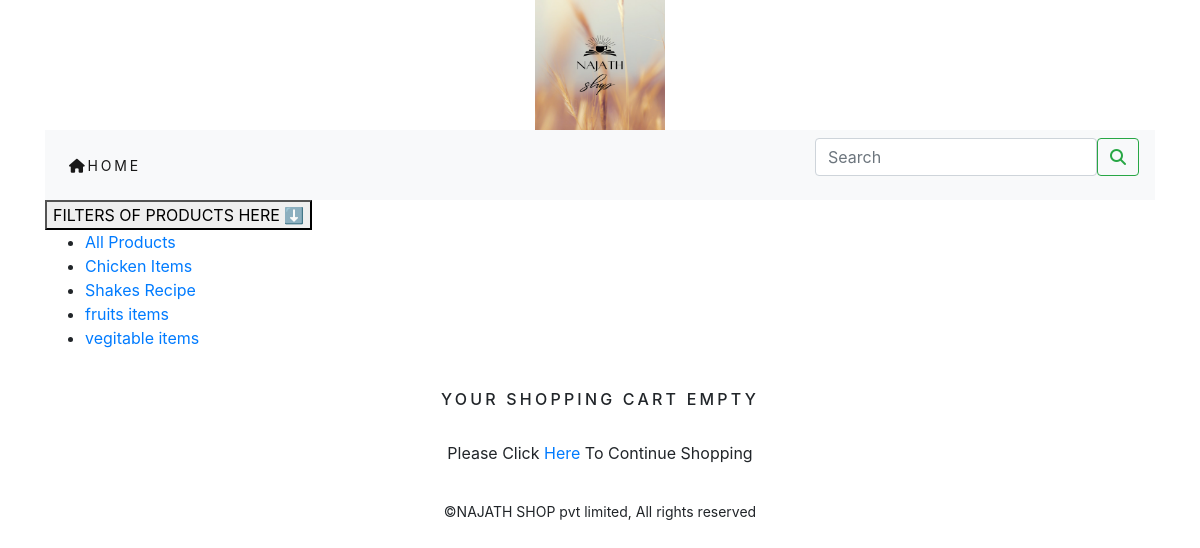
Page /cart/ on the committed database.
### ecommerce_app/models.py (models this page shows, shortened)
class Category(models.Model):
    name=models.CharField(max_length=500,unique=True)
    slug=models.SlugField(max_length=500,unique=True)
    description=models.TextField(blank=True)
    image=models.ImageField(upload_to='category',blank=True)
    class Meta:
        ordering=('name',)
        verbose_name='catogery'
        verbose_name_plural='categories'
    def get_url(self):
        return reverse('ecommerce_app:products_by_category',args=[self.slug])

### cart_app/views.py (the view)
# urls.py: path('',views.cart_details,name='cart_details'),
def cart_details(request,total=0,counter=0,cart_items=None):
    try:
        cart=Cart.objects.get(cart_id=_cart_id(request))
        cart_items=CartItem.objects.filter(cart=cart,active=True)
        for cart_item in cart_items:
            total +=(cart_item.product.price * cart_item.quantity)
            counter +=cart_item.quantity
    except ObjectDoesNotExist:
        pass
    return render(request,'cart.html',dict(cart_items=cart_items,total=total,counter=counter))

### cart_app/context_processors.py (called while the page is built)
def counter(request):
    item_count=0
    if 'admin' in request.path:
        return {}
    else:
        try:
            cart=Cart.objects.filter(cart_id=_cart_id(request))
            cart_items=CartItem.objects.all().filter(cart=cart[:1])
            for cart_item in cart_items:
                item_count += cart_item.quantity
        except Cart.DoesNotExist:
            item_count = 0
    return dict(item_count=item_count)

### cart_app/views.py (called while the page is built)
def _cart_id(request):
    cart=request.session.session_key
    if not cart:
        cart=request.session.create()
    return cart

### ecommerce_app/context_processors.py (called while the page is built)
def menu_links(request):
    links=Category.objects.all()
    return dict(links=links)

### templates/cart.html (shortened to what this page needs)
{% extends 'base.html' %}
{% load static %}
{% block content %}
{% if not cart_items %}
<div>
    <div class="text-center">
        <br>
        <h1 class="text-center my_title">
            YOUR SHOPPING CART EMPTY
        </h1>
        <br>
        <p class="text-center">
            Please Click<a href="{% url 'ecommerce_app:allprodcat' %}"> Here </a>To Continue Shopping
        </p>
    </div>
</div>
{% endif %}
</div>
{% endblock %}

### templates/navbar.html (shortened to what this page needs)
<nav class="navbar navbar-expand-lg navbar-light bg-light">
  <div class="collapse navbar-collapse" id="navbarSupportedContent">
    <ul class="navbar-nav mr-auto">
      <li class="nav-item active">
        <a class="nav-link" href="/shop"><i class="fa-sharp fa-solid fa-house"></i>Home <span class="sr-only">(current)</span></a>
      </li>
    </ul>
    <form class="d-flex" method="get" action="{% url 'search_app:searchdetails' %}">
      <div class="container_fluid"><input class="form-control mr-sm-2" type="search" name="q" placeholder="Search" aria-label="Search"></div>
      <button class="btn btn-outline-success my-4 my-sm-0" type="submit"><i class="fa-solid fa-magnifying-glass"></i></button>
    </form>
  </div>
</nav>
<nav>
    <div class="dropdown">
  <button class="dropbtn">FILTERS OF PRODUCTS HERE 	⬇</button>
    <ul>
        <li><a href="{% url 'ecommerce_app:allprodcat' %}">All Products</a></li>
        {% for cat in links %}
        <li><a href="{{cat.get_url}}">{{cat.name}}</a></li>
        {% endfor %}
    </ul>
</nav>

### static/css/custom.css (style rules this page uses)
.nav-item { letter-spacing: .2em; font-size:14px; text-transform:uppercase; }
.my_title { letter-spacing: .2em; font-size:16px; text-transform:uppercase; }

### rows in the picture
Category: name "Chicken Items"
Category: name "Shakes Recipe"
Category: name "fruits items"
Category: name "vegitable items"
